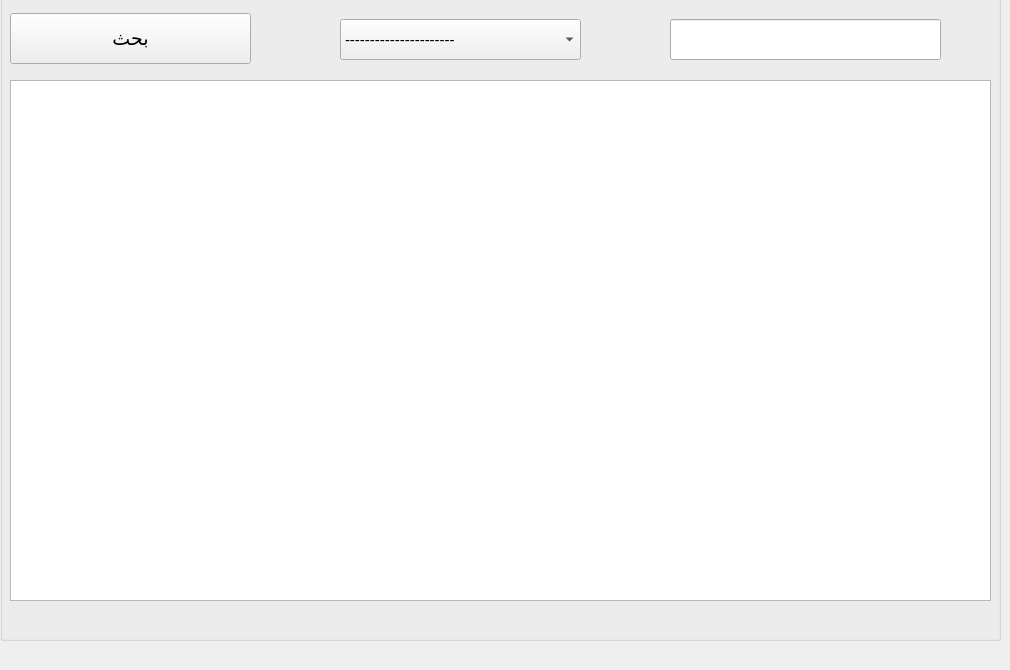
      <widget class="QWidget" name="tab_12">
       <attribute name="title">
        <string>كل المبيعات</string>
       </attribute>
       <widget class="QGroupBox" name="groupBox_8">
        <property name="geometry">
         <rect>
          <x>0</x>
          <y>-20</y>
          <width>1001</width>
          <height>661</height>
         </rect>
        </property>
        <property name="title">
         <string/>
        </property>
        <widget class="QLineEdit" name="lineEdit_25">
         <property name="geometry">
          <rect>
           <x>670</x>
           <y>39</y>
           <width>271</width>
           <height>41</height>
          </rect>
         </property>
         <property name="font">
          <font>
           <pointsize>13</pointsize>
          </font>
         </property>
         <property name="placeholderText">
          <string/>
         </property>
        </widget>
        <widget class="QComboBox" name="comboBox_18">
         <property name="geometry">
          <rect>
           <x>340</x>
           <y>39</y>
           <width>241</width>
           <height>41</height>
          </rect>
         </property>
         <property name="font">
          <font>
           <pointsize>11</pointsize>
          </font>
         </property>
         <item>
          <property name="text">
           <string>----------------------</string>
          </property>
         </item>
        </widget>
        <widget class="QPushButton" name="pushButton_19">
         <property name="geometry">
          <rect>
           <x>10</x>
           <y>33</y>
           <width>241</width>
           <height>51</height>
          </rect>
         </property>
         <property name="font">
          <font>
           <family>Segoe UI</family>
           <pointsize>14</pointsize>
          </font>
         </property>
         <property name="text">
          <string>بحث</string>
         </property>
        </widget>
        <widget class="QTableWidget" name="tableWidget_6">
         <property name="geometry">
          <rect>
           <x>10</x>
           <y>100</y>
           <width>981</width>
           <height>521</height>
          </rect>
         </property>
        </widget>
       </widget>
      </widget>
